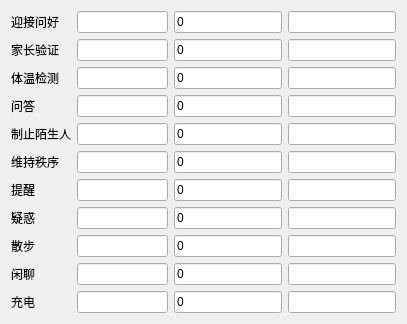
   <widget class="QWidget" name="gridLayoutWidget_3">
    <property name="geometry">
     <rect>
      <x>320</x>
      <y>300</y>
      <width>371</width>
      <height>251</height>
     </rect>
    </property>
    <layout class="QGridLayout" name="gridLayout_4" columnstretch="2,0,0,0">
     <property name="sizeConstraint">
      <enum>QLayout::SetFixedSize</enum>
     </property>
     <item row="0" column="2">
      <widget class="QLineEdit" name="lineEdit_need_greet">
       <property name="text">
        <string>0</string>
       </property>
      </widget>
     </item>
     <item row="1" column="1">
      <widget class="QProgressBar" name="progressBar_need_parent_ensure">
       <property name="styleSheet">
        <string notr="true">QProgressBar::chunk{background:blue}</string>
       </property>
       <property name="value">
        <number>0</number>
       </property>
       <property name="textVisible">
        <bool>false</bool>
       </property>
      </widget>
     </item>
     <item row="2" column="1">
      <widget class="QProgressBar" name="progressBar_need_tempareture_check">
       <property name="styleSheet">
        <string notr="true">QProgressBar::chunk{background:blue}</string>
       </property>
       <property name="value">
        <number>0</number>
       </property>
       <property name="textVisible">
        <bool>false</bool>
       </property>
      </widget>
     </item>
     <item row="8" column="2">
      <widget class="QLineEdit" name="lineEdit_need_wander">
       <property name="text">
        <string>0</string>
       </property>
      </widget>
     </item>
     <item row="2" column="2">
      <widget class="QLineEdit" name="lineEdit_need_tempareture_check">
       <property name="text">
        <string>0</string>
       </property>
      </widget>
     </item>
     <item row="7" column="1">
      <widget class="QProgressBar" name="progressBar_need_question">
       <property name="styleSheet">
        <string notr="true">QProgressBar::chunk{background:blue}</string>
       </property>
       <property name="value">
        <number>0</number>
       </property>
       <property name="textVisible">
        <bool>false</bool>
       </property>
      </widget>
     </item>
     <item row="10" column="1">
      <widget class="QProgressBar" name="progressBar_need_charge">
       <property name="styleSheet">
        <string notr="true">QProgressBar::chunk{background:blue}</string>
       </property>
       <property name="value">
        <number>0</number>
       </property>
       <property name="textVisible">
        <bool>false</bool>
       </property>
      </widget>
     </item>
     <item row="7" column="2">
      <widget class="QLineEdit" name="lineEdit_need_question">
       <property name="text">
        <string>0</string>
       </property>
      </widget>
     </item>
     <item row="9" column="2">
      <widget class="QLineEdit" name="lineEdit_need_chat">
       <property name="text">
        <string>0</string>
       </property>
      </widget>
     </item>
     <item row="3" column="1">
      <widget class="QProgressBar" name="progressBar_need_answer">
       <property name="styleSheet">
        <string notr="true">QProgressBar::chunk{background:blue}</string>
       </property>
       <property name="value">
        <number>0</number>
       </property>
       <property name="textVisible">
        <bool>false</bool>
       </property>
      </widget>
     </item>
     <item row="3" column="2">
      <widget class="QLineEdit" name="lineEdit_need_answer">
       <property name="text">
        <string>0</string>
       </property>
      </widget>
     </item>
     <item row="10" column="2">
      <widget class="QLineEdit" name="lineEdit_need_charge">
       <property name="text">
        <string>0</string>
       </property>
      </widget>
     </item>
     <item row="1" column="2">
      <widget class="QLineEdit" name="lineEdit_need_parent_ensure">
       <property name="text">
        <string>0</string>
       </property>
      </widget>
     </item>
     <item row="9" column="1">
      <widget class="QProgressBar" name="progressBar_need_chat">
       <property name="styleSheet">
        <string notr="true">QProgressBar::chunk{background:blue}</string>
       </property>
       <property name="value">
        <number>0</number>
       </property>
       <property name="textVisible">
        <bool>false</bool>
       </property>
      </widget>
     </item>
     <item row="8" column="1">
      <widget class="QProgressBar" name="progressBar_need_wander">
       <property name="styleSheet">
        <string notr="true">QProgressBar::chunk{background:blue}</string>
       </property>
       <property name="value">
        <number>0</number>
       </property>
       <property name="textVisible">
        <bool>false</bool>
       </property>
      </widget>
     </item>
     <item row="0" column="1">
      <widget class="QProgressBar" name="progressBar_need_greet">
       <property name="styleSheet">
        <string notr="true">QProgressBar::chunk{background:blue}</string>
       </property>
       <property name="value">
        <number>0</number>
       </property>
       <property name="textVisible">
        <bool>false</bool>
       </property>
      </widget>
     </item>
     <item row="0" column="0">
      <widget class="QLabel" name="label_57">
       <property name="text">
        <string>迎接问好</string>
       </property>
      </widget>
     </item>
     <item row="1" column="0">
      <widget class="QLabel" name="label_58">
       <property name="text">
        <string>家长验证</string>
       </property>
      </widget>
     </item>
     <item row="2" column="0">
      <widget class="QLabel" name="label_59">
       <property name="text">
        <string>体温检测</string>
       </property>
      </widget>
     </item>
     <item row="3" column="0">
      <widget class="QLabel" name="label_60">
       <property name="text">
        <string>问答</string>
       </property>
      </widget>
     </item>
     <item row="7" column="0">
      <widget class="QLabel" name="label_61">
       <property name="contextMenuPolicy">
        <enum>Qt::ActionsContextMenu</enum>
       </property>
       <property name="text">
        <string>疑惑</string>
       </property>
      </widget>
     </item>
     <item row="8" column="0">
      <widget class="QLabel" name="label_62">
       <property name="contextMenuPolicy">
        <enum>Qt::ActionsContextMenu</enum>
       </property>
       <property name="text">
        <string>散步</string>
       </property>
      </widget>
     </item>
     <item row="9" column="0">
      <widget class="QLabel" name="label_63">
       <property name="contextMenuPolicy">
        <enum>Qt::ActionsContextMenu</enum>
       </property>
       <property name="text">
        <string>闲聊</string>
       </property>
      </widget>
     </item>
     <item row="10" column="0">
      <widget class="QLabel" name="label_64">
       <property name="contextMenuPolicy">
        <enum>Qt::ActionsContextMenu</enum>
       </property>
       <property name="text">
        <string>充电</string>
       </property>
      </widget>
     </item>
     <item row="0" column="3">
      <widget class="QLineEdit" name="lineEdit_need_greet_2">
       <property name="text">
        <string/>
       </property>
      </widget>
     </item>
     <item row="1" column="3">
      <widget class="QLineEdit" name="lineEdit_need_parent_ensure_2">
       <property name="text">
        <string/>
       </property>
      </widget>
     </item>
     <item row="3" column="3">
      <widget class="QLineEdit" name="lineEdit_need_answer_2">
       <property name="text">
        <string/>
       </property>
      </widget>
     </item>
     <item row="2" column="3">
      <widget class="QLineEdit" name="lineEdit_need_tempareture_check_2">
       <property name="text">
        <string/>
       </property>
      </widget>
     </item>
     <item row="7" column="3">
      <widget class="QLineEdit" name="lineEdit_need_question_2">
       <property name="text">
        <string/>
       </property>
      </widget>
     </item>
     <item row="8" column="3">
      <widget class="QLineEdit" name="lineEdit_need_wander_2">
       <property name="text">
        <string/>
       </property>
      </widget>
     </item>
     <item row="9" column="3">
      <widget class="QLineEdit" name="lineEdit_need_chat_2">
       <property name="text">
        <string/>
       </property>
      </widget>
     </item>
     <item row="10" column="3">
      <widget class="QLineEdit" name="lineEdit_need_charge_2">
       <property name="text">
        <string/>
       </property>
      </widget>
     </item>
     <item row="4" column="0">
      <widget class="QLabel" name="label_65">
       <property name="contextMenuPolicy">
        <enum>Qt::ActionsContextMenu</enum>
       </property>
       <property name="text">
        <string>制止陌生人</string>
       </property>
      </widget>
     </item>
     <item row="5" column="0">
      <widget class="QLabel" name="label_66">
       <property name="contextMenuPolicy">
        <enum>Qt::ActionsContextMenu</enum>
       </property>
       <property name="text">
        <string>维持秩序</string>
       </property>
      </widget>
     </item>
     <item row="4" column="1">
      <widget class="QProgressBar" name="progressBar_need_StopStranger">
       <property name="styleSheet">
        <string notr="true">QProgressBar::chunk{background:blue}</string>
       </property>
       <property name="value">
        <number>0</number>
       </property>
       <property name="textVisible">
        <bool>false</bool>
       </property>
      </widget>
     </item>
     <item row="5" column="1">
      <widget class="QProgressBar" name="progressBar_need_KeepOrder">
       <property name="styleSheet">
        <string notr="true">QProgressBar::chunk{background:blue}</string>
       </property>
       <property name="value">
        <number>0</number>
       </property>
       <property name="textVisible">
        <bool>false</bool>
       </property>
      </widget>
     </item>
     <item row="4" column="2">
      <widget class="QLineEdit" name="lineEdit_need_StopStranger">
       <property name="text">
        <string>0</string>
       </property>
      </widget>
     </item>
     <item row="5" column="2">
      <widget class="QLineEdit" name="lineEdit_need_KeepOrder">
       <property name="text">
        <string>0</string>
       </property>
      </widget>
     </item>
     <item row="4" column="3">
      <widget class="QLineEdit" name="lineEdit_need_StopStranger_2">
       <property name="text">
        <string/>
       </property>
      </widget>
     </item>
     <item row="5" column="3">
      <widget class="QLineEdit" name="lineEdit_need_KeepOrder_2">
       <property name="text">
        <string/>
       </property>
      </widget>
     </item>
     <item row="6" column="1">
      <widget class="QProgressBar" name="progressBar_need_remind">
       <property name="styleSheet">
        <string notr="true">QProgressBar::chunk{background:blue}</string>
       </property>
       <property name="value">
        <number>0</number>
       </property>
       <property name="textVisible">
        <bool>false</bool>
       </property>
      </widget>
     </item>
     <item row="6" column="0">
      <widget class="QLabel" name="label_67">
       <property name="contextMenuPolicy">
        <enum>Qt::ActionsContextMenu</enum>
       </property>
       <property name="text">
        <string>提醒</string>
       </property>
      </widget>
     </item>
     <item row="6" column="2">
      <widget class="QLineEdit" name="lineEdit_need_remind">
       <property name="text">
        <string>0</string>
       </property>
      </widget>
     </item>
     <item row="6" column="3">
      <widget class="QLineEdit" name="lineEdit_need_remind_2">
       <property name="text">
        <string/>
       </property>
      </widget>
     </item>
    </layout>
   </widget>
